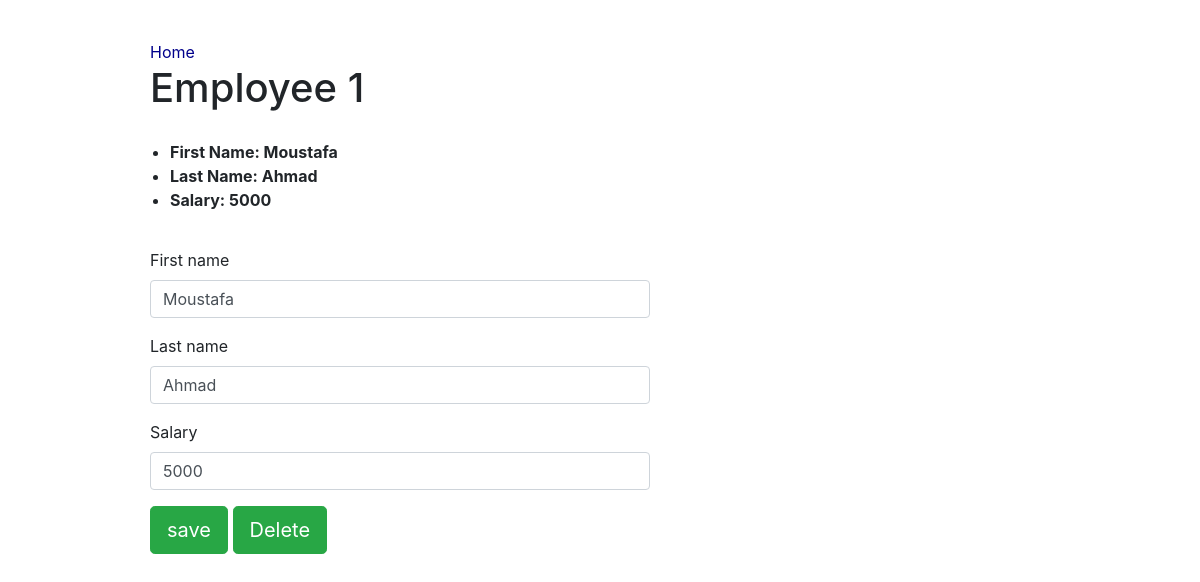
The app's page /Employees/1/ with its own data.
### WebApp/models.py (models this page shows)
class Employees (models.Model):
    first_name = models.CharField(max_length=64)
    last_name = models.CharField(max_length=64)
    salary = models.IntegerField()

### WebApp/views.py (the view, shortened to what this page needs)
# urls.py: path('Employees/<int:pk>/', views.Employee.as_view(), name="employeedetail"),
class Employee(APIView):
    renderer_classes = [TemplateHTMLRenderer]
    template_name = "employees/Employee.html"
    def get(self, request, pk):
        employee = get_object_or_404(Employees, pk= pk)
        serializer = EmployeesSerializer(employee)
        return Response({
            "serializer": serializer,
            "employee": employee
        })

### WebApp/templates/employees/Employee.html (shortened to what this page needs)
{% extends "employees/layout.html" %}
{% load rest_framework %}
{% block body %}
  <div style="padding-left: 150px; padding-top: 40px;">
    <a href="{% url 'employees' %}" style="color: darkblue;">Home</a>
    <h1>Employee {{ employee.id }} </h1>
    <ul class="font-weight-bold" style="padding: 20px; padding-right: 20px;">
        <li>First Name: {{ employee.first_name }}</li>
        <li>Last Name: {{ employee.last_name }}</li>
        <li>Salary: {{ employee.salary }}</li>
    </ul>
    <form action="{% url 'employeedetail' employee.pk %}" method="POST" class="form-group" style="width: 500px; ">
        {% render_form serializer %}
        <p>
            <input type="submit" value="save" class="btn btn-lg btn-success">
            <a class="btn btn-lg btn-success" href="{% url 'delete' employee.pk %}" role="button" style="position: relative;">Delete</a>
        </p>
    </form>
  </div>
{% endblock %}

### records on screen
Employees: id "1", first_name "Moustafa", last_name "Ahmad", salary "5000"
